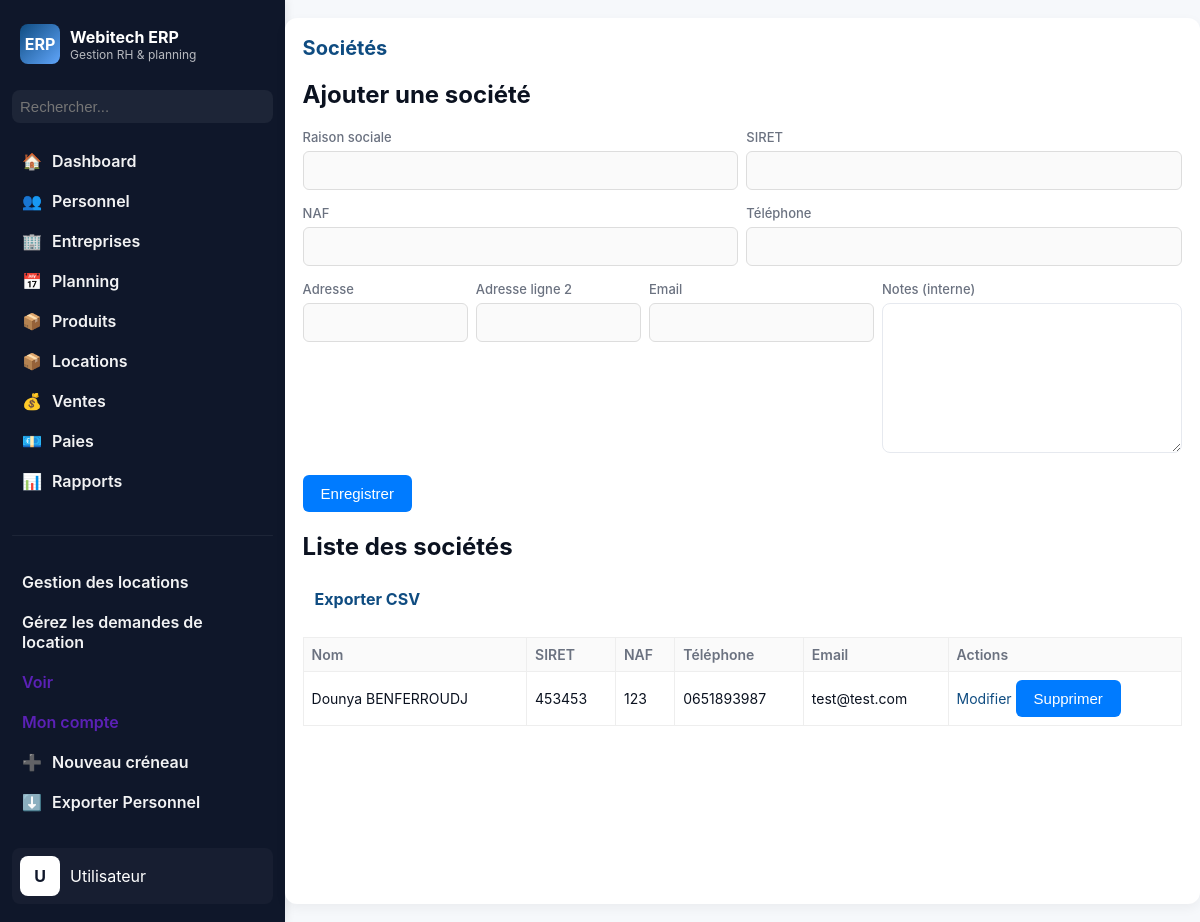
/erp/companies.php, run on the app's committed database.
### tables this page shows
CREATE TABLE `erp_companies` (
  `id` int(11) NOT NULL,
  `customer_id` int(11) DEFAULT NULL,
  `name` varchar(255) NOT NULL,
  `siret` varchar(20) DEFAULT NULL,
  `address_line1` varchar(255) DEFAULT NULL,
  `address_line2` varchar(255) DEFAULT NULL,
  `postal_code` varchar(20) DEFAULT NULL,
  `city` varchar(120) DEFAULT NULL,
  `country` varchar(120) DEFAULT 'France',
  `phone` varchar(50) DEFAULT NULL,
  `email` varchar(180) DEFAULT NULL,
  `created_at` timestamp NOT NULL DEFAULT CURRENT_TIMESTAMP,
  `updated_at` timestamp NULL DEFAULT NULL ON UPDATE CURRENT_TIMESTAMP,
  `naf` varchar(20) DEFAULT NULL,
  `notes` text
);

### erp/includes/companies.php (called while the page is built, shortened)
<?php
require_once __DIR__ . '/../../crm/config/database.php';
$action = $_GET['action'] ?? 'list';
function fetchCompanies(PDO $pdo): array {
    $stmt = $pdo->query("SELECT * FROM erp_companies ORDER BY name");
    return $stmt->fetchAll(PDO::FETCH_ASSOC);
}
$current = null;
if ($action === 'edit') {
    $current = fetchCompany($pdo, (int)($_GET['id'] ?? 0));
} else {
    $companies = fetchCompanies($pdo);
}

### erp/companies.php (the view, shortened to what this page needs)
<?php
include __DIR__ . '/includes/companies.php';
?>
<!DOCTYPE html>
<html lang="fr">
<head>
  <link rel="stylesheet" href="assets/css/style.css">
</head>
<body>
   <?php include 'erp_nav.php'; ?>
  <div class="wrapper" style="max-width:1100px;margin:18px auto">
    <h1>Sociétés</h1>
    <section style="margin-bottom:12px">
      <h2><?= $current ? 'Modifier' : 'Ajouter' ?> une société</h2>
      <form method="post" style="max-width:900px">
        <div class="form-row">
          <div class="form-field">
            <label>Raison sociale</label>
            <input name="name" required value="<?= htmlspecialchars($current['name'] ?? '') ?>">
          </div>
          <div class="form-field">
            <label>SIRET</label>
            <input name="siret" value="<?= htmlspecialchars($current['siret'] ?? '') ?>">
          </div>
        </div>
        <div class="form-row">
          <div class="form-field">
            <label>NAF</label>
            <input name="naf" value="<?= htmlspecialchars($current['naf'] ?? '') ?>">
          </div>
          <div class="form-field">
            <label>Téléphone</label>
            <input name="phone" value="<?= htmlspecialchars($current['phone'] ?? '') ?>">
          </div>
        </div>
        <div class="form-row">
          <div class="form-field" style="flex:2">
            <label>Adresse</label>
            <input name="address_line1" value="<?= htmlspecialchars($current['address_line1'] ?? '') ?>">
          </div>
          <div class="form-field" style="flex:2">
            <label>Adresse ligne 2</label>
            <input name="address_line2" value="<?= htmlspecialchars($current['address_line2'] ?? '') ?>">
        </div>
        <div class="form-row">
          <div class="form-field">
            <label>Email</label>
            <input type="email" name="email" value="<?= htmlspecialchars($current['email'] ?? '') ?>">
          </div>
        </div>
        <div style="">
          <label>Notes (interne)</label>
          <textarea name="notes" style="width:100%;min-height:150px;min-width:300px"><?= htmlspecialchars($current['notes'] ?? '') ?></textarea>
        </div>
        <div style="margin-top:10px">
          <button type="submit">Enregistrer</button>
        </div>
      </form>
    </section>
    <section class="mt-5">
      <h2>Liste des sociétés</h2>
      <div style="margin-bottom:8px">
        <a href="companies.php?action=export" class="btn">Exporter CSV</a>
      </div>
      <table class="table-compact" aria-label="Liste sociétés">
        <thead>
          <tr>
            <th>Nom</th>
            <th>SIRET</th>
            <th>NAF</th>
            <th>Téléphone</th>
            <th>Email</th>
            <th>Actions</th>
          </tr>
        </thead>
        <tbody>
          <?php foreach ($companies as $c): ?>
            <tr>
              <td><?= htmlspecialchars($c['name']) ?></td>
              <td><?= htmlspecialchars($c['siret']) ?></td>
              <td><?= htmlspecialchars($c['naf']) ?></td>
              <td><?= htmlspecialchars($c['phone']) ?></td>
              <td><?= htmlspecialchars($c['email']) ?></td>
              <td>
                <a href="companies.php?action=edit&id=<?= (int)$c['id'] ?>">Modifier</a>
                <form method="post" style="display:inline" onsubmit="return confirm('Supprimer cette société ?')">
                  <button type="submit">Supprimer</button>
                </form>
              </td>
            </tr>
          <?php endforeach; ?>
        </tbody>
      </table>
    </section>
  </div>
</body>
</html>

### erp/assets/css/style.css (style rules this page uses)
:root { --bg:#f6f8fb; --card:#ffffff; --muted:#6b7280; --accent:#0f4c81; --accent-2:#5b21b6; --line:#e6e9ef; --text:#0b1220; --shadow: 0 8px 24px rgba(16,24,40,0.06); --success:#16a34a; --danger:#ef4444; --radius:10px; }
* { box-sizing:border-box }
html,body { height:100%;margin:0;font-family:Inter,Arial,sans-serif;background:var(--bg);color:var(--text);-webkit-font-smoothing:antialiased }
a { color:var(--accent);text-decoration:none }
.wrapper { max-width:1100px;margin:24px auto;padding:18px }
h1 { margin:0 0 12px;font-size:20px;color:var(--accent) }
.table-compact { width:100%;border-collapse:collapse }
.table-compact th,.table-compact td { border:1px solid #eee;padding:8px;text-align:left;font-size:14px }
.table-compact th { background:#fafafa;color:var(--muted);font-weight:600 }
form { display:block;margin:6px 0 }
.form-row { display:flex;gap:8px;flex-wrap:wrap }
.form-row .form-field { flex:1;min-width:160px }
input[type="text"],input[type="number"],input[type="date"],select,textarea { width:100%;padding:10px;border:1px solid var(--line);border-radius:8px;background:#fff;color:var(--text); }
textarea { min-height:100px;resize:vertical }
label { display:block;font-size:13px;color:var(--muted);margin-bottom:6px }
.btn { display:inline-block;padding:8px 12px;border-radius:8px;border:0;cursor:pointer;font-weight:700 }

### erp/companies.php (style rules this page uses)
.wrapper { max-width: 1000px; margin: 30px auto; background: #fff; padding: 30px 40px; border-radius: 12px; box-shadow: 0 4px 12px rgba(0,0,0,0.05); }
.form-row { display: flex; gap: 20px; flex-wrap: wrap; margin-bottom: 15px; }
.form-field { flex: 1; min-width: 200px; display: flex; flex-direction: column; }
label { font-weight: 500; color: #555; margin-bottom: 6px; }
input, textarea { padding: 10px 12px; border: 1px solid #ddd; border-radius: 6px; font-size: 15px; background-color: #fafafa; transition: border-color 0.2s, background-color 0.2s; }
textarea { resize: vertical; min-height: 100px; }
form button { justify-self: start; background-color: #007bff; color: #fff; border: none; padding: 10px 18px; border-radius: 6px; font-size: 15px; cursor: pointer; transition: background-color 0.2s, transform 0.1s; }
.table-compact { width: 100%; border-collapse: collapse; margin-top: 20px; }
.table-compact th, .table-compact td { border: 1px solid #eee; padding: 10px; text-align: left; }
.table-compact th { background-color: #f3f4f6; font-weight: 600; }

### data on the page
erp_companies: name "Dounya BENFERROUDJ", siret "453453", naf "123", phone "0651893987", email "test@test.com"

### other printed values
$_SESSION['user_name'] "Utilisateur"
